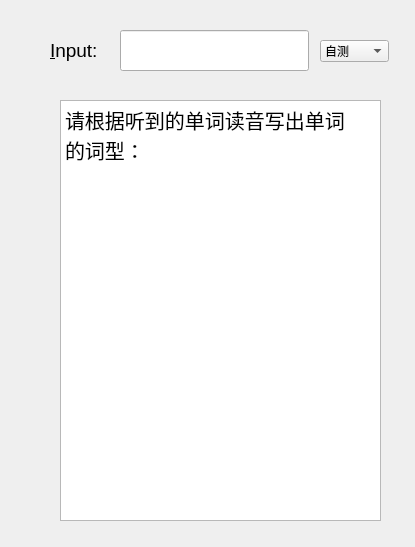
<?xml version="1.0" encoding="UTF-8"?>
<ui version="4.0">
 <class>wordInput</class>
 <widget class="QWidget" name="wordInput">
  <property name="geometry">
   <rect>
    <x>0</x>
    <y>0</y>
    <width>415</width>
    <height>547</height>
   </rect>
  </property>
  <property name="windowTitle">
   <string>WordInput</string>
  </property>
  <widget class="QLabel" name="label">
   <property name="geometry">
    <rect>
     <x>50</x>
     <y>30</y>
     <width>60</width>
     <height>41</height>
    </rect>
   </property>
   <property name="font">
    <font>
     <pointsize>14</pointsize>
    </font>
   </property>
   <property name="text">
    <string>&amp;Input: </string>
   </property>
   <property name="buddy">
    <cstring>lineEdit</cstring>
   </property>
  </widget>
  <widget class="QLineEdit" name="lineEdit">
   <property name="geometry">
    <rect>
     <x>120</x>
     <y>30</y>
     <width>189</width>
     <height>41</height>
    </rect>
   </property>
   <property name="font">
    <font>
     <pointsize>15</pointsize>
    </font>
   </property>
   <property name="text">
    <string/>
   </property>
  </widget>
  <widget class="QStackedWidget" name="stackedWidget">
   <property name="geometry">
    <rect>
     <x>50</x>
     <y>80</y>
     <width>331</width>
     <height>441</height>
    </rect>
   </property>
   <property name="currentIndex">
    <number>2</number>
   </property>
   <widget class="QWidget" name="page">
    <widget class="QTextEdit" name="textEdit">
     <property name="geometry">
      <rect>
       <x>0</x>
       <y>10</y>
       <width>331</width>
       <height>441</height>
      </rect>
     </property>
     <property name="font">
      <font>
       <pointsize>15</pointsize>
      </font>
     </property>
    </widget>
   </widget>
   <widget class="QWidget" name="page_2">
    <widget class="QTextEdit" name="textEdit_2">
     <property name="geometry">
      <rect>
       <x>0</x>
       <y>10</y>
       <width>331</width>
       <height>441</height>
      </rect>
     </property>
     <property name="font">
      <font>
       <pointsize>15</pointsize>
      </font>
     </property>
     <property name="html">
      <string>&lt;!DOCTYPE HTML PUBLIC &quot;-//W3C//DTD HTML 4.0//EN&quot; &quot;http://www.w3.org/TR/REC-html40/strict.dtd&quot;&gt;
&lt;html&gt;&lt;head&gt;&lt;meta name=&quot;qrichtext&quot; content=&quot;1&quot; /&gt;&lt;style type=&quot;text/css&quot;&gt;
p, li { white-space: pre-wrap; }
&lt;/style&gt;&lt;/head&gt;&lt;body style=&quot; font-family:'SimSun'; font-size:15pt; font-weight:400; font-style:normal;&quot;&gt;
&lt;p style=&quot; margin-top:0px; margin-bottom:0px; margin-left:0px; margin-right:0px; -qt-block-indent:0; text-indent:0px;&quot;&gt;请输入要查询的规则动词的不定式，&lt;/p&gt;
&lt;p style=&quot; margin-top:0px; margin-bottom:0px; margin-left:0px; margin-right:0px; -qt-block-indent:0; text-indent:0px;&quot;&gt;然后按Enter键确认&lt;/p&gt;&lt;/body&gt;&lt;/html&gt;</string>
     </property>
    </widget>
   </widget>
   <widget class="QWidget" name="page_3">
    <widget class="QTextEdit" name="textEdit_3">
     <property name="geometry">
      <rect>
       <x>10</x>
       <y>20</y>
       <width>321</width>
       <height>421</height>
      </rect>
     </property>
     <property name="font">
      <font>
       <pointsize>15</pointsize>
      </font>
     </property>
     <property name="html">
      <string>&lt;!DOCTYPE HTML PUBLIC &quot;-//W3C//DTD HTML 4.0//EN&quot; &quot;http://www.w3.org/TR/REC-html40/strict.dtd&quot;&gt;
&lt;html&gt;&lt;head&gt;&lt;meta name=&quot;qrichtext&quot; content=&quot;1&quot; /&gt;&lt;style type=&quot;text/css&quot;&gt;
p, li { white-space: pre-wrap; }
&lt;/style&gt;&lt;/head&gt;&lt;body style=&quot; font-family:'SimSun'; font-size:15pt; font-weight:400; font-style:normal;&quot;&gt;
&lt;p style=&quot; margin-top:0px; margin-bottom:0px; margin-left:0px; margin-right:0px; -qt-block-indent:0; text-indent:0px;&quot;&gt;请根据听到的单词读音写出单词&lt;/p&gt;
&lt;p style=&quot; margin-top:0px; margin-bottom:0px; margin-left:0px; margin-right:0px; -qt-block-indent:0; text-indent:0px;&quot;&gt;的词型：&lt;/p&gt;&lt;/body&gt;&lt;/html&gt;</string>
     </property>
    </widget>
   </widget>
  </widget>
  <widget class="QComboBox" name="comboBox">
   <property name="geometry">
    <rect>
     <x>320</x>
     <y>40</y>
     <width>69</width>
     <height>22</height>
    </rect>
   </property>
   <item>
    <property name="text">
     <string>自测</string>
    </property>
   </item>
   <item>
    <property name="text">
     <string>查词</string>
    </property>
   </item>
   <item>
    <property name="text">
     <string>听写</string>
    </property>
   </item>
  </widget>
 </widget>
 <tabstops>
  <tabstop>comboBox</tabstop>
  <tabstop>textEdit</tabstop>
  <tabstop>lineEdit</tabstop>
  <tabstop>textEdit_2</tabstop>
  <tabstop>textEdit_3</tabstop>
 </tabstops>
 <resources/>
 <connections/>
</ui>
